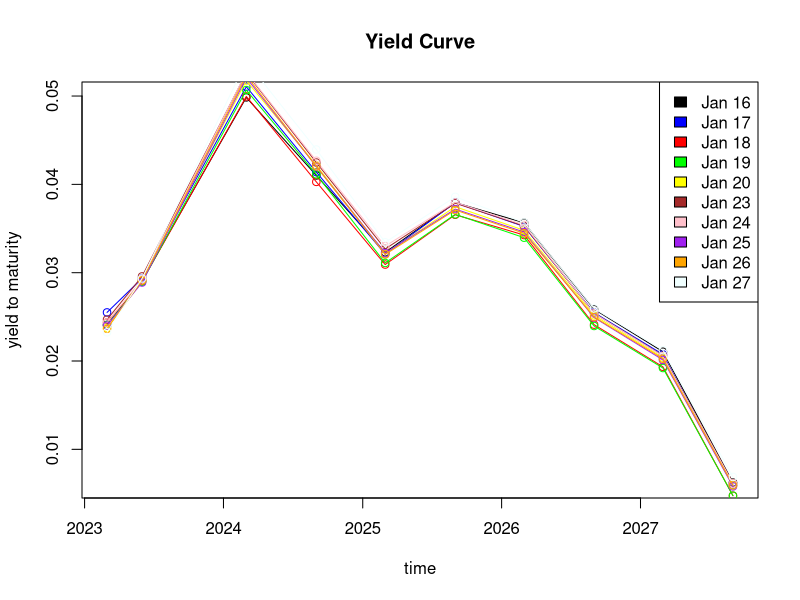
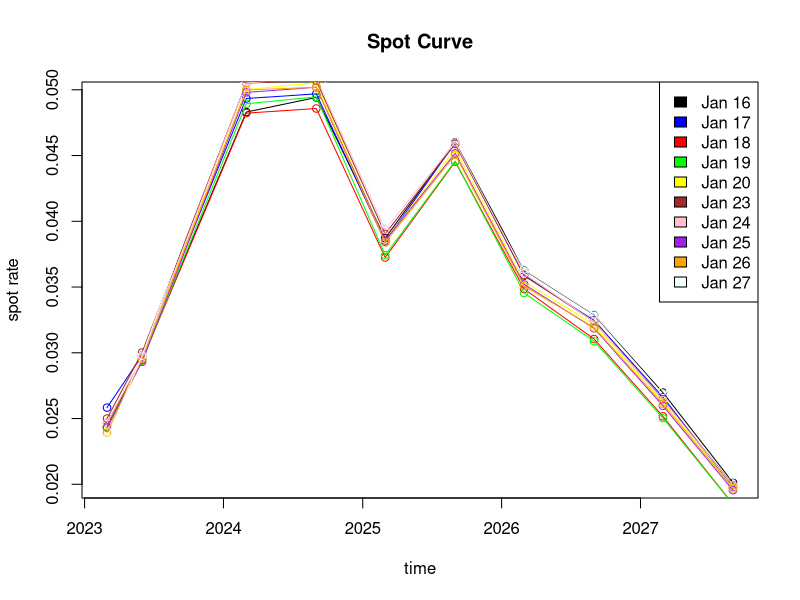
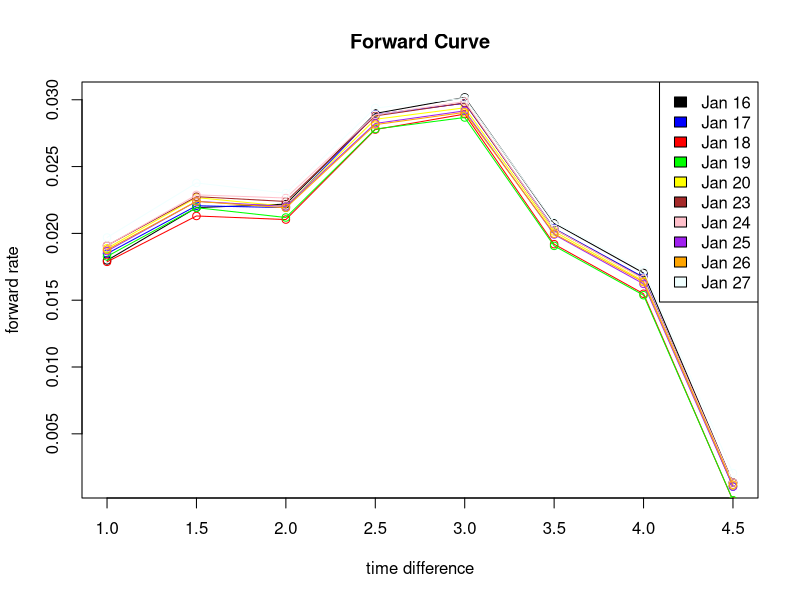
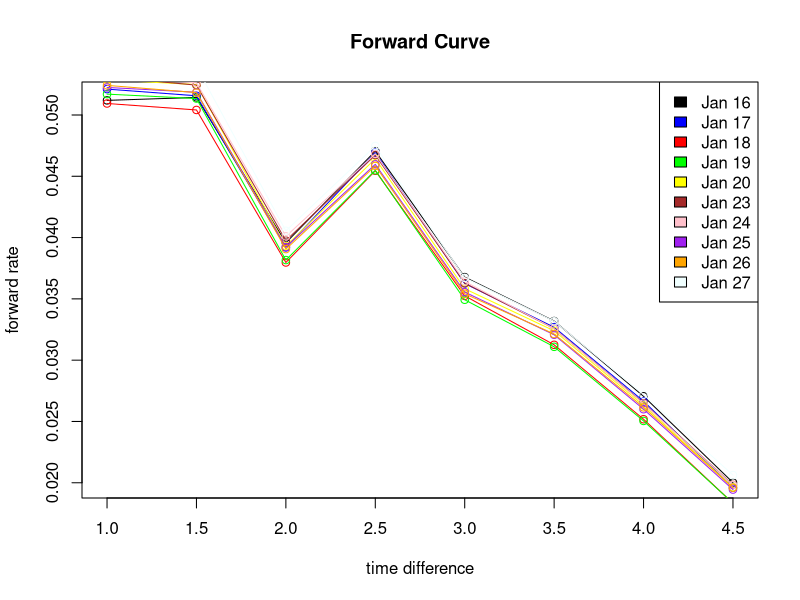

These figures' R source, in order:
## ---- chunk 1
library(tidyverse)
library(dplyr)
## ---- chunk 2
#calculate the yield curve
#we first calculate the dirty price by adding up the accrued interest and clean price
bonds <- read.csv("bonds_new.csv")
#bond_1 <- c(99.71,99.7,99.72,99.73,99.74,99.75,99.76,99.77,99.78,99.79)
bond_1 <- bonds[bonds$ISIN == 'CA135087H490',]
bond_2 <- bonds[bonds$ISIN == 'CA135087A610',]
bond_3 <- bonds[bonds$ISIN == 'CA135087J546',]
bond_4 <- bonds[bonds$ISIN == 'CA135087J967',]
bond_5 <- bonds[bonds$ISIN == 'CA135087K528',]
bond_6 <- bonds[bonds$ISIN == 'CA135087K940',]
bond_7 <- bonds[bonds$ISIN == 'CA135087L518',]
bond_8 <- bonds[bonds$ISIN == 'CA135087L930',]
bond_9 <- bonds[bonds$ISIN == 'CA135087M847',]
bond_10 <- bonds[bonds$ISIN == 'CA135087N837',]

coupon_rate_1 <- bond_1$coupon[1]/2
coupon_rate_2 <- bond_2$coupon[1]/2
coupon_rate_3 <- bond_3$coupon[1]/2
coupon_rate_4 <- bond_4$coupon[1]/2
coupon_rate_5 <- bond_5$coupon[1]/2
coupon_rate_6 <- bond_6$coupon[1]/2
coupon_rate_7 <- bond_7$coupon[1]/2
coupon_rate_8 <- bond_8$coupon[1]/2
coupon_rate_9 <- bond_9$coupon[1]/2
coupon_rate_10 <- bond_10$coupon[1]/2

Notional <-100

time_to_mature_1 <- as.numeric(as.Date(bond_1$maturity_data,"%m/%d/%Y")-as.Date(bond_1$date,"%m/%d/%Y"))/365
time_to_mature_2 <- as.numeric(as.Date(bond_2$maturity_data,"%m/%d/%Y")-as.Date(bond_2$date,"%m/%d/%Y"))/365
time_to_mature_3 <- as.numeric(as.Date(bond_3$maturity_data,"%m/%d/%Y")-as.Date(bond_3$date,"%m/%d/%Y"))/365
time_to_mature_4 <- as.numeric(as.Date(bond_4$maturity_data,"%m/%d/%Y")-as.Date(bond_4$date,"%m/%d/%Y"))/365
time_to_mature_5 <- as.numeric(as.Date(bond_5$maturity_data,"%m/%d/%Y")-as.Date(bond_5$date,"%m/%d/%Y"))/365
time_to_mature_6 <- as.numeric(as.Date(bond_6$maturity_data,"%m/%d/%Y")-as.Date(bond_6$date,"%m/%d/%Y"))/365
time_to_mature_7 <- as.numeric(as.Date(bond_7$maturity_data,"%m/%d/%Y")-as.Date(bond_7$date,"%m/%d/%Y"))/365
time_to_mature_8 <- as.numeric(as.Date(bond_8$maturity_data,"%m/%d/%Y")-as.Date(bond_8$date,"%m/%d/%Y"))/365
time_to_mature_9 <- as.numeric(as.Date(bond_9$maturity_data,"%m/%d/%Y")-as.Date(bond_9$date,"%m/%d/%Y"))/365
time_to_mature_10 <- as.numeric(as.Date(bond_10$maturity_data,"%m/%d/%Y")-as.Date(bond_10$date,"%m/%d/%Y"))/365



time_last_coupon_2 <- as.numeric(as.Date(bond_2$date,"%m/%d/%Y")-as.Date("2022-12-01"))/365
time_last_coupon_3 <- as.numeric(as.Date(bond_3$date,"%m/%d/%Y")-as.Date("2022-9-01"))/365
time_last_coupon_4 <- as.numeric(as.Date(bond_4$date,"%m/%d/%Y")-as.Date("2022-9-01"))/365
time_last_coupon_5 <- as.numeric(as.Date(bond_5$date,"%m/%d/%Y")-as.Date("2022-9-01"))/365
time_last_coupon_6 <- as.numeric(as.Date(bond_6$date,"%m/%d/%Y")-as.Date("2022-9-01"))/365
time_last_coupon_7 <- as.numeric(as.Date(bond_7$date,"%m/%d/%Y")-as.Date("2022-9-01"))/365
time_last_coupon_8 <- as.numeric(as.Date(bond_8$date,"%m/%d/%Y")-as.Date("2022-9-01"))/365
time_last_coupon_9 <- as.numeric(as.Date(bond_9$date,"%m/%d/%Y")-as.Date("2022-9-01"))/365
time_last_coupon_10 <- as.numeric(as.Date(bond_10$date,"%m/%d/%Y")-as.Date("2022-9-01"))/365

#accrued interest
ac_2 <- time_last_coupon_2*coupon_rate_2
ac_3 <- time_last_coupon_3*coupon_rate_3
ac_4 <- time_last_coupon_4*coupon_rate_4
ac_5 <- time_last_coupon_5*coupon_rate_5
ac_6 <- time_last_coupon_6*coupon_rate_6
ac_7 <- time_last_coupon_7*coupon_rate_7
ac_8 <- time_last_coupon_8*coupon_rate_8
ac_9 <- time_last_coupon_9*coupon_rate_9
ac_10 <- time_last_coupon_10*coupon_rate_10

#dirty price
dirty_price_2 <- ac_2+bond_2$close_price
dirty_price_3 <- ac_3+bond_3$close_price
dirty_price_4 <- ac_4+bond_4$close_price
dirty_price_5 <- ac_5+bond_5$close_price
dirty_price_6 <- ac_6+bond_6$close_price
dirty_price_7 <- ac_7+bond_7$close_price
dirty_price_8 <- ac_8+bond_8$close_price
dirty_price_9 <- ac_9+bond_9$close_price
dirty_price_10 <- ac_10+bond_10$close_price
## ---- chunk 3
#since the bond_1 matures within half a year, it is considered a zero coupon bond
ytm_1 <- -log(bond_1$close_price/Notional)/time_to_mature_1 #ytm of the first bond

#bond_2 matures within half a year, it is considered a zero coupon bond
ytm_2 <- -log(bond_2$close_price/Notional)/time_to_mature_2 #ytm of the first bond

#bond_3 matures between six months and one year
time_next_coupon <- as.numeric(as.Date("2023-3-01")-as.Date(bond_3$date,"%m/%d/%Y"))/365
p3_1 <- coupon_rate_3*Notional
p3_2 <- p3_1+Notional
r3_1 <- -log((p3_1)/Notional)/time_next_coupon
ytm_3 <- -log((dirty_price_3-p3_1*exp(-r3_1*time_next_coupon))/p3_2)/(time_next_coupon+1/2)

#bond_4 has two coupon payments before mature
p4_c <- coupon_rate_4*Notional
p4_end <- p4_c+Notional
r4_1 <- -log((p4_c)/Notional)/time_next_coupon
seg4_1 <- p4_c*exp(-r4_1*time_next_coupon)

r4_2 <- -log((p4_c)/Notional)/(time_next_coupon+1/2)
seg4_2 <- p4_c*exp(-r4_2*(time_next_coupon+1/2))

ytm_4 <- -log((dirty_price_4-seg4_1-seg4_2)/p4_end)/(time_next_coupon+1)

#bond_5 has 3 coupon payments before mature
p5_c <- coupon_rate_5*Notional
p5_end <- p5_c+Notional

r5_1 <- -log((p5_c)/Notional)/time_next_coupon
seg5_1 <- p5_c*exp(-r5_1*time_next_coupon)

r5_2 <- -log((p5_c)/Notional)/(time_next_coupon+1/2)
seg5_2 <- p5_c*exp(-r5_2*(time_next_coupon+1/2))

r5_3 <- -log((p5_c)/Notional)/(time_next_coupon+1)
seg5_3 <- p5_c*exp(-r5_3*(time_next_coupon+1))

ytm_5 <- -log((dirty_price_5-seg5_1-seg5_2-seg5_3)/p5_end)/(time_next_coupon+3/2)

#bond_6 has 4 coupon payments before maturity
p6_c <- coupon_rate_6*Notional
p6_end <- p6_c+Notional

r6_1 <- -log((p6_c)/Notional)/time_next_coupon
seg6_1 <- p6_c*exp(-r6_1*time_next_coupon)

r6_2 <- -log((p6_c)/Notional)/(time_next_coupon+1/2)
seg6_2 <- p6_c*exp(-r6_2*(time_next_coupon+1/2))

r6_3 <- -log((p6_c)/Notional)/(time_next_coupon+1)
seg6_3 <- p6_c*exp(-r6_3*(time_next_coupon+1))

r6_4 <- -log((p6_c)/Notional)/(time_next_coupon+3/2)
seg6_4 <- p6_c*exp(-r6_4*(time_next_coupon+3/2))

ytm_6 <- -log((dirty_price_6-seg6_1-seg6_2-seg6_3-seg6_4)/p6_end)/(time_next_coupon+2)

#bond_7 has 5 coupon payments before maturity
p7_c <- coupon_rate_7*Notional
p7_end <- p7_c+Notional

r7_1 <- -log((p7_c)/Notional)/time_next_coupon
seg7_1 <- p7_c*exp(-r7_1*time_next_coupon)

r7_2 <- -log((p7_c)/Notional)/(time_next_coupon+1/2)
seg7_2 <- p7_c*exp(-r7_2*(time_next_coupon+1/2))

r7_3 <- -log((p7_c)/Notional)/(time_next_coupon+1)
seg7_3 <- p7_c*exp(-r7_3*(time_next_coupon+1))

r7_4 <- -log((p7_c)/Notional)/(time_next_coupon+3/2)
seg7_4 <- p7_c*exp(-r7_4*(time_next_coupon+3/2))

r7_5 <- -log((p7_c)/Notional)/(time_next_coupon+2)
seg7_5 <- p7_c*exp(-r7_5*(time_next_coupon+2))

ytm_7 <- -log((dirty_price_7-seg7_1-seg7_2-seg7_3-seg7_4-seg7_5)/p7_end)/(time_next_coupon+5/2)

#bond_8 has 6 coupon payments before maturity
p8_c <- coupon_rate_8*Notional
p8_end <- p8_c+Notional

r8_1 <- -log((p8_c)/Notional)/time_next_coupon
seg8_1 <- p8_c*exp(-r8_1*time_next_coupon)

r8_2 <- -log((p8_c)/Notional)/(time_next_coupon+1/2)
seg8_2 <- p8_c*exp(-r8_2*(time_next_coupon+1/2))

r8_3 <- -log((p8_c)/Notional)/(time_next_coupon+1)
seg8_3 <- p8_c*exp(-r8_3*(time_next_coupon+1))

r8_4 <- -log((p8_c)/Notional)/(time_next_coupon+3/2)
seg8_4 <- p8_c*exp(-r8_4*(time_next_coupon+3/2))

r8_5 <- -log((p8_c)/Notional)/(time_next_coupon+2)
seg8_5 <- p8_c*exp(-r8_5*(time_next_coupon+2))

r8_6 <- -log((p8_c)/Notional)/(time_next_coupon+5/2)
seg8_6 <- p8_c*exp(-r8_6*(time_next_coupon+5/2))

ytm_8 <- -log((dirty_price_8-seg8_1-seg8_2-seg8_3-seg8_4-seg8_5-seg8_6)/p8_end)/(time_next_coupon+3)

#bond_9 has 7 coupon payments before maturity
p9_c <- coupon_rate_9*Notional
p9_end <- p9_c+Notional

r9_1 <- -log((p9_c)/Notional)/time_next_coupon
seg9_1 <- p9_c*exp(-r9_1*time_next_coupon)

r9_2 <- -log((p9_c)/Notional)/(time_next_coupon+1/2)
seg9_2 <- p9_c*exp(-r9_2*(time_next_coupon+1/2))

r9_3 <- -log((p9_c)/Notional)/(time_next_coupon+1)
seg9_3 <- p9_c*exp(-r9_3*(time_next_coupon+1))

r9_4 <- -log((p9_c)/Notional)/(time_next_coupon+3/2)
seg9_4 <- p9_c*exp(-r9_4*(time_next_coupon+3/2))

r9_5 <- -log((p9_c)/Notional)/(time_next_coupon+2)
seg9_5 <- p9_c*exp(-r9_5*(time_next_coupon+2))

r9_6 <- -log((p9_c)/Notional)/(time_next_coupon+5/2)
seg9_6 <- p9_c*exp(-r9_6*(time_next_coupon+5/2))

r9_7 <- -log((p9_c)/Notional)/(time_next_coupon+3)
seg9_7 <- p9_c*exp(-r9_7*(time_next_coupon+3))

ytm_9 <- -log((dirty_price_9-seg9_1-seg9_2-seg9_3-seg9_4-seg9_5-seg9_6-seg9_7)/p9_end)/(time_next_coupon+7/2)

#bond_10 has 8 coupon payments before maturity
p10_c <- coupon_rate_10*Notional
p10_end <- p10_c+Notional

r10_1 <- -log((p10_c)/Notional)/time_next_coupon
seg10_1 <- p10_c*exp(-r10_1*time_next_coupon)

r10_2 <- -log((p10_c)/Notional)/(time_next_coupon+1/2)
seg10_2 <- p10_c*exp(-r10_2*(time_next_coupon+1/2))

r10_3 <- -log((p10_c)/Notional)/(time_next_coupon+1)
seg10_3 <- p10_c*exp(-r10_3*(time_next_coupon+1))

r10_4 <- -log((p10_c)/Notional)/(time_next_coupon+3/2)
seg10_4 <- p10_c*exp(-r10_4*(time_next_coupon+3/2))

r10_5 <- -log((p10_c)/Notional)/(time_next_coupon+2)
seg10_5 <- p10_c*exp(-r10_5*(time_next_coupon+2))

r10_6 <- -log((p10_c)/Notional)/(time_next_coupon+5/2)
seg10_6 <- p10_c*exp(-r10_6*(time_next_coupon+5/2))

r10_7 <- -log((p10_c)/Notional)/(time_next_coupon+3)
seg10_7 <- p10_c*exp(-r10_7*(time_next_coupon+3))

r10_8 <- -log((p10_c)/Notional)/(time_next_coupon+7/2)
seg10_8 <- p10_c*exp(-r10_8*(time_next_coupon+7/2))

ytm_10 <- -log((dirty_price_10-seg10_1-seg10_2-seg10_3-seg10_4-seg10_5-seg10_6-seg10_7-seg10_8)/p10_end)/(time_next_coupon+4)


## ---- chunk 4
#plot the ytm w.r.t. date 
Jan_16 <- c(ytm_1[1],ytm_2[1],ytm_3[1],ytm_4[1],ytm_5[1],ytm_6[1],ytm_7[1],ytm_8[1],ytm_9[1],ytm_10[1])
Jan_17 <- c(ytm_1[2],ytm_2[2],ytm_3[2],ytm_4[2],ytm_5[2],ytm_6[2],ytm_7[2],ytm_8[2],ytm_9[2],ytm_10[2])
Jan_18 <- c(ytm_1[3],ytm_2[3],ytm_3[3],ytm_4[3],ytm_5[3],ytm_6[3],ytm_7[3],ytm_8[3],ytm_9[3],ytm_10[3])
Jan_19 <- c(ytm_1[4],ytm_2[4],ytm_3[4],ytm_4[4],ytm_5[4],ytm_6[4],ytm_7[4],ytm_8[4],ytm_9[4],ytm_10[4])
Jan_20 <- c(ytm_1[5],ytm_2[5],ytm_3[5],ytm_4[5],ytm_5[5],ytm_6[5],ytm_7[5],ytm_8[5],ytm_9[5],ytm_10[5])
Jan_23 <- c(ytm_1[6],ytm_2[6],ytm_3[6],ytm_4[6],ytm_5[6],ytm_6[6],ytm_7[6],ytm_8[6],ytm_9[6],ytm_10[6])
Jan_24 <- c(ytm_1[7],ytm_2[7],ytm_3[7],ytm_4[7],ytm_5[7],ytm_6[7],ytm_7[7],ytm_8[7],ytm_9[7],ytm_10[7])
Jan_25 <- c(ytm_1[8],ytm_2[8],ytm_3[8],ytm_4[8],ytm_5[8],ytm_6[8],ytm_7[8],ytm_8[8],ytm_9[8],ytm_10[8])
Jan_26 <- c(ytm_1[9],ytm_2[9],ytm_3[9],ytm_4[9],ytm_5[9],ytm_6[9],ytm_7[9],ytm_8[9],ytm_9[9],ytm_10[9])
Jan_27 <- c(ytm_1[10],ytm_2[10],ytm_3[10],ytm_4[10],ytm_5[10],ytm_6[10],ytm_7[10],ytm_8[10],ytm_9[10],ytm_10[10])

time <- c(as.Date("2023-3-1"),as.Date("2023-6-1"),as.Date("2024-3-1"),as.Date("2024-9-1"),as.Date("2025-3-1"),as.Date("2025-9-1"),as.Date("2026-3-1"),as.Date("2026-9-1"),as.Date("2027-3-1"),as.Date("2027-9-1"))

plot(x=time,y=Jan_16,type = "o",col="black",main="Yield Curve",xlab = "time",ylab = "yield to maturity")
lines(time, Jan_17, type = "o",col="blue")
lines(time, Jan_18, type = "o",col="red")
lines(time, Jan_19, type = "o",col="green")
lines(time, Jan_20, type = "o",col="yellow")
lines(time, Jan_23, type = "o",col="brown")
lines(time, Jan_24, type = "o",col="pink")
lines(time, Jan_25, type = "o",col="purple")
lines(time, Jan_26, type = "o",col="orange")
lines(time, Jan_27, type = "o",col="azure")

legend("topright",c("Jan 16","Jan 17","Jan 18","Jan 19","Jan 20","Jan 23","Jan 24","Jan 25","Jan 26","Jan 27"),fill=c("black","blue","red","green","yellow","brown","pink","purple","orange","azure"))
## ---- chunk 5
#spot rates
spot_1 <- (Notional/bond_1$close_price)^(1/time_to_mature_1)-1
spot_2 <- (Notional/bond_2$close_price)^(1/time_to_mature_2)-1

spot_seg3_1 <- (p3_1)/(1+spot_1)^(1/time_next_coupon)
spot_3 <- (Notional/(dirty_price_3-spot_seg3_1))^(1/(time_next_coupon+1/2))-1

spot_seg4_1 <- (p4_c)/(1+spot_1)^(1/time_next_coupon)
spot_seg4_2 <- (p4_c)/(1+spot_3)^(1/(time_next_coupon+1/2))
spot_4 <- (Notional/(dirty_price_4-spot_seg4_1-spot_seg4_2))^(1/(time_next_coupon+1))-1

spot_seg5_1 <- (p5_c)/(1+spot_1)^(1/time_next_coupon)
spot_seg5_2 <- (p5_c)/(1+spot_3)^(1/(time_next_coupon+1/2))
spot_seg5_3 <- (p5_c)/(1+spot_4)^(1/(time_next_coupon+1))
spot_5 <- (Notional/(dirty_price_5-spot_seg5_1-spot_seg5_2-spot_seg5_3))^(1/(time_next_coupon+3/2))-1

spot_seg6_1 <- (p6_c)/(1+spot_1)^(1/time_next_coupon)
spot_seg6_2 <- (p6_c)/(1+spot_3)^(1/(time_next_coupon+1/2))
spot_seg6_3 <- (p6_c)/(1+spot_4)^(1/(time_next_coupon+1))
spot_seg6_4 <- (p6_c)/(1+spot_5)^(1/(time_next_coupon+3/2))
spot_6 <- (Notional/(dirty_price_6-spot_seg6_1-spot_seg6_2-spot_seg6_3-spot_seg6_4))^(1/(time_next_coupon+2))-1

spot_seg7_1 <- (p7_c)/(1+spot_1)^(1/time_next_coupon)
spot_seg7_2 <- (p7_c)/(1+spot_3)^(1/(time_next_coupon+1/2))
spot_seg7_3 <- (p7_c)/(1+spot_4)^(1/(time_next_coupon+1))
spot_seg7_4 <- (p7_c)/(1+spot_5)^(1/(time_next_coupon+3/2))
spot_seg7_5 <- (p7_c)/(1+spot_6)^(1/(time_next_coupon+2))
spot_7 <- (Notional/(dirty_price_7-spot_seg7_1-spot_seg7_2-spot_seg7_3-spot_seg7_4-spot_seg7_5))^(1/(time_next_coupon+5/2))-1

spot_seg8_1 <- (p8_c)/(1+spot_1)^(1/time_next_coupon)
spot_seg8_2 <- (p8_c)/(1+spot_3)^(1/(time_next_coupon+1/2))
spot_seg8_3 <- (p8_c)/(1+spot_4)^(1/(time_next_coupon+1))
spot_seg8_4 <- (p8_c)/(1+spot_5)^(1/(time_next_coupon+3/2))
spot_seg8_5 <- (p8_c)/(1+spot_6)^(1/(time_next_coupon+2))
spot_seg8_6 <- (p8_c)/(1+spot_7)^(1/(time_next_coupon+5/2))
spot_8 <- (Notional/(dirty_price_8-spot_seg8_1-spot_seg8_2-spot_seg8_3-spot_seg8_4-spot_seg8_5))^(1/(time_next_coupon+3))-1

spot_seg9_1 <- (p9_c)/(1+spot_1)^(1/time_next_coupon)
spot_seg9_2 <- (p9_c)/(1+spot_3)^(1/(time_next_coupon+1/2))
spot_seg9_3 <- (p9_c)/(1+spot_4)^(1/(time_next_coupon+1))
spot_seg9_4 <- (p9_c)/(1+spot_5)^(1/(time_next_coupon+3/2))
spot_seg9_5 <- (p9_c)/(1+spot_6)^(1/(time_next_coupon+2))
spot_seg9_6 <- (p9_c)/(1+spot_7)^(1/(time_next_coupon+5/2))
spot_seg9_7 <- (p9_c)/(1+spot_8)^(1/(time_next_coupon+3))
spot_9 <- (Notional/(dirty_price_9-spot_seg9_1-spot_seg9_2-spot_seg9_3-spot_seg9_4-spot_seg9_5))^(1/(time_next_coupon+7/2))-1

spot_seg10_1 <- (p10_c)/(1+spot_1)^(1/time_next_coupon)
spot_seg10_2 <- (p10_c)/(1+spot_3)^(1/(time_next_coupon+1/2))
spot_seg10_3 <- (p10_c)/(1+spot_4)^(1/(time_next_coupon+1))
spot_seg10_4 <- (p10_c)/(1+spot_5)^(1/(time_next_coupon+3/2))
spot_seg10_5 <- (p10_c)/(1+spot_6)^(1/(time_next_coupon+2))
spot_seg10_6 <- (p10_c)/(1+spot_7)^(1/(time_next_coupon+5/2))
spot_seg10_7 <- (p10_c)/(1+spot_8)^(1/(time_next_coupon+3))
spot_seg10_8 <- (p10_c)/(1+spot_9)^(1/(time_next_coupon+7/2))
spot_10 <- (Notional/(dirty_price_10-spot_seg10_1-spot_seg10_2-spot_seg10_3-spot_seg10_4-spot_seg10_5))^(1/(time_next_coupon+4))-1
## ---- chunk 6
#plot the spot curve w.r.t date
spot_Jan_16 <- c(spot_1[1],spot_2[1],spot_3[1],spot_4[1],spot_5[1],spot_6[1],spot_7[1],spot_8[1],spot_9[1],spot_10[1])
spot_Jan_17 <- c(spot_1[2],spot_2[2],spot_3[2],spot_4[2],spot_5[2],spot_6[2],spot_7[2],spot_8[2],spot_9[2],spot_10[2])
spot_Jan_18 <- c(spot_1[3],spot_2[3],spot_3[3],spot_4[3],spot_5[3],spot_6[3],spot_7[3],spot_8[3],spot_9[3],spot_10[3])
spot_Jan_19 <- c(spot_1[4],spot_2[4],spot_3[4],spot_4[4],spot_5[4],spot_6[4],spot_7[4],spot_8[4],spot_9[4],spot_10[4])
spot_Jan_20 <- c(spot_1[5],spot_2[5],spot_3[5],spot_4[5],spot_5[5],spot_6[5],spot_7[5],spot_8[5],spot_9[5],spot_10[5])
spot_Jan_23 <- c(spot_1[6],spot_2[6],spot_3[6],spot_4[6],spot_5[6],spot_6[6],spot_7[6],spot_8[6],spot_9[6],spot_10[6])
spot_Jan_24 <- c(spot_1[7],spot_2[7],spot_3[7],spot_4[7],spot_5[7],spot_6[7],spot_7[7],spot_8[7],spot_9[7],spot_10[7])
spot_Jan_25 <- c(spot_1[8],spot_2[8],spot_3[8],spot_4[8],spot_5[8],spot_6[8],spot_7[8],spot_8[8],spot_9[8],spot_10[8])
spot_Jan_26 <- c(spot_1[9],spot_2[9],spot_3[9],spot_4[9],spot_5[9],spot_6[9],spot_7[9],spot_8[9],spot_9[9],spot_10[9])
spot_Jan_27 <- c(spot_1[10],spot_2[10],spot_3[10],spot_4[10],spot_5[10],spot_6[10],spot_7[10],spot_8[10],spot_9[10],spot_10[10])

plot(x=time,y=spot_Jan_16,type = "o",col="black",main="Spot Curve",xlab = "time",ylab = "spot rate")
lines(time, spot_Jan_17, type = "o",col="blue")
lines(time, spot_Jan_18, type = "o",col="red")
lines(time, spot_Jan_19, type = "o",col="green")
lines(time, spot_Jan_20, type = "o",col="yellow")
lines(time, spot_Jan_23, type = "o",col="brown")
lines(time, spot_Jan_24, type = "o",col="pink")
lines(time, spot_Jan_25, type = "o",col="purple")
lines(time, spot_Jan_26, type = "o",col="orange")
lines(time, spot_Jan_27, type = "o",col="azure")

legend("topright",c("Jan 16","Jan 17","Jan 18","Jan 19","Jan 20","Jan 23","Jan 24","Jan 25","Jan 26","Jan 27"),fill=c("black","blue","red","green","yellow","brown","pink","purple","orange","azure"))
## ---- chunk 7
#forward curve
forward_rate_1 <- -((log(dirty_price_3)-log(bond_1$close_price))/1)
forward_rate_2 <- -((log(dirty_price_4)-log(bond_1$close_price))/(3/2))
forward_rate_3 <- -((log(dirty_price_5)-log(bond_1$close_price))/2)
forward_rate_4 <- -((log(dirty_price_6)-log(bond_1$close_price))/(5/2))
forward_rate_5 <- -((log(dirty_price_7)-log(bond_1$close_price))/3)
forward_rate_6 <- -((log(dirty_price_8)-log(bond_1$close_price))/(7/2))
forward_rate_7 <- -((log(dirty_price_9)-log(bond_1$close_price))/4)
forward_rate_8 <- -((log(dirty_price_10)-log(bond_1$close_price))/(9/2))

#plot
for_Jan_16 <- c(forward_rate_1[1],forward_rate_2[1],forward_rate_3[1],forward_rate_4[1],forward_rate_5[1],forward_rate_6[1],forward_rate_7[1],forward_rate_8[1])
for_Jan_17 <- c(forward_rate_1[2],forward_rate_2[2],forward_rate_3[2],forward_rate_4[2],forward_rate_5[2],forward_rate_6[2],forward_rate_7[2],forward_rate_8[2])
for_Jan_18 <- c(forward_rate_1[3],forward_rate_2[3],forward_rate_3[3],forward_rate_4[3],forward_rate_5[3],forward_rate_6[3],forward_rate_7[3],forward_rate_8[3])
for_Jan_19 <- c(forward_rate_1[4],forward_rate_2[4],forward_rate_3[4],forward_rate_4[4],forward_rate_5[4],forward_rate_6[4],forward_rate_7[4],forward_rate_8[4])
for_Jan_20 <- c(forward_rate_1[5],forward_rate_2[5],forward_rate_3[5],forward_rate_4[5],forward_rate_5[5],forward_rate_6[5],forward_rate_7[5],forward_rate_8[5])
for_Jan_23 <- c(forward_rate_1[6],forward_rate_2[6],forward_rate_3[6],forward_rate_4[6],forward_rate_5[6],forward_rate_6[6],forward_rate_7[6],forward_rate_8[6])
for_Jan_24 <- c(forward_rate_1[7],forward_rate_2[7],forward_rate_3[7],forward_rate_4[7],forward_rate_5[7],forward_rate_6[7],forward_rate_7[7],forward_rate_8[7])
for_Jan_25 <- c(forward_rate_1[8],forward_rate_2[8],forward_rate_3[8],forward_rate_4[8],forward_rate_5[8],forward_rate_6[8],forward_rate_7[8],forward_rate_8[8])
for_Jan_26 <- c(forward_rate_1[9],forward_rate_2[9],forward_rate_3[9],forward_rate_4[9],forward_rate_5[9],forward_rate_6[9],forward_rate_7[9],forward_rate_8[9])
for_Jan_27 <- c(forward_rate_1[10],forward_rate_2[10],forward_rate_3[10],forward_rate_4[10],forward_rate_5[10],forward_rate_6[10],forward_rate_7[10],forward_rate_8[10])

forward_time <- c(1,1.5,2,2.5,3,3.5,4,4.5)

plot(x=forward_time,y=for_Jan_16,type = "o",col="black",main="Forward Curve",xlab = "time difference",ylab = "forward rate")
lines(forward_time, for_Jan_17, type = "o",col="blue")
lines(forward_time, for_Jan_18, type = "o",col="red")
lines(forward_time, for_Jan_19, type = "o",col="green")
lines(forward_time, for_Jan_20, type = "o",col="yellow")
lines(forward_time, for_Jan_23, type = "o",col="brown")
lines(forward_time, for_Jan_24, type = "o",col="pink")
lines(forward_time, for_Jan_25, type = "o",col="purple")
lines(forward_time, for_Jan_26, type = "o",col="orange")
lines(forward_time, for_Jan_27, type = "o",col="azure")

legend("topright",c("Jan 16","Jan 17","Jan 18","Jan 19","Jan 20","Jan 23","Jan 24","Jan 25","Jan 26","Jan 27"),fill=c("black","blue","red","green","yellow","brown","pink","purple","orange","azure"))
## ---- chunk 8
for_rate_1 <- (-spot_1*time_to_mature_1+spot_3*(time_to_mature_1+1))/1
for_rate_2 <- (-spot_1*time_to_mature_1+spot_4*(time_to_mature_1+3/2))/(3/2)
for_rate_3 <- (-spot_1*time_to_mature_1+spot_5*(time_to_mature_1+2))/2
for_rate_4 <- (-spot_1*time_to_mature_1+spot_6*(time_to_mature_1+5/2))/(5/2)
for_rate_5 <- (-spot_1*time_to_mature_1+spot_7*(time_to_mature_1+3))/3
for_rate_6 <- (-spot_1*time_to_mature_1+spot_8*(time_to_mature_1+7/2))/(7/2)
for_rate_7 <- (-spot_1*time_to_mature_1+spot_9*(time_to_mature_1+4))/4
for_rate_8 <- (-spot_1*time_to_mature_1+spot_10*(time_to_mature_1+9/2))/(9/2)

forr_Jan_16 <- c(for_rate_1[1],for_rate_2[1],for_rate_3[1],for_rate_4[1],for_rate_5[1],for_rate_6[1],for_rate_7[1],for_rate_8[1])
forr_Jan_17 <- c(for_rate_1[2],for_rate_2[2],for_rate_3[2],for_rate_4[2],for_rate_5[2],for_rate_6[2],for_rate_7[2],for_rate_8[2])
forr_Jan_18 <- c(for_rate_1[3],for_rate_2[3],for_rate_3[3],for_rate_4[3],for_rate_5[3],for_rate_6[3],for_rate_7[3],for_rate_8[3])
forr_Jan_19 <- c(for_rate_1[4],for_rate_2[4],for_rate_3[4],for_rate_4[4],for_rate_5[4],for_rate_6[4],for_rate_7[4],for_rate_8[4])
forr_Jan_20 <- c(for_rate_1[5],for_rate_2[5],for_rate_3[5],for_rate_4[5],for_rate_5[5],for_rate_6[5],for_rate_7[5],for_rate_8[5])
forr_Jan_23 <- c(for_rate_1[6],for_rate_2[6],for_rate_3[6],for_rate_4[6],for_rate_5[6],for_rate_6[6],for_rate_7[6],for_rate_8[6])
forr_Jan_24 <- c(for_rate_1[7],for_rate_2[7],for_rate_3[7],for_rate_4[7],for_rate_5[7],for_rate_6[7],for_rate_7[7],for_rate_8[7])
forr_Jan_25 <- c(for_rate_1[8],for_rate_2[8],for_rate_3[8],for_rate_4[8],for_rate_5[8],for_rate_6[8],for_rate_7[8],for_rate_8[8])
forr_Jan_26 <- c(for_rate_1[9],for_rate_2[9],for_rate_3[9],for_rate_4[9],for_rate_5[9],for_rate_6[9],for_rate_7[9],for_rate_8[9])
forr_Jan_27 <- c(for_rate_1[10],for_rate_2[10],for_rate_3[10],for_rate_4[10],for_rate_5[10],for_rate_6[10],for_rate_7[10],for_rate_8[10])

plot(x=forward_time,y=forr_Jan_16,type = "o",col="black",main="Forward Curve",xlab = "time difference",ylab = "forward rate")
lines(forward_time, forr_Jan_17, type = "o",col="blue")
lines(forward_time, forr_Jan_18, type = "o",col="red")
lines(forward_time, forr_Jan_19, type = "o",col="green")
lines(forward_time, forr_Jan_20, type = "o",col="yellow")
lines(forward_time, forr_Jan_23, type = "o",col="brown")
lines(forward_time, forr_Jan_24, type = "o",col="pink")
lines(forward_time, forr_Jan_25, type = "o",col="purple")
lines(forward_time, forr_Jan_26, type = "o",col="orange")
lines(forward_time, forr_Jan_27, type = "o",col="azure")

legend("topright",c("Jan 16","Jan 17","Jan 18","Jan 19","Jan 20","Jan 23","Jan 24","Jan 25","Jan 26","Jan 27"),fill=c("black","blue","red","green","yellow","brown","pink","purple","orange","azure"))
## ---- chunk 9
X_1 <-log(ytm_1[-c(1)]/ytm_1[-c(10)])
X_2 <-log(ytm_2[-c(1)]/ytm_1[-c(10)])
X_3 <-log(ytm_3[-c(1)]/ytm_1[-c(10)])
X_4 <-log(ytm_4[-c(1)]/ytm_1[-c(10)])
X_5 <-log(ytm_5[-c(1)]/ytm_1[-c(10)])
X <- cbind(X_1,X_2,X_3,X_4,X_5)
Cov_X <- cov(X)

Y_1 <- -log(forward_rate_1[-c(1)]/forward_rate_1[-c(10)])
Y_2 <- -log(forward_rate_2[-c(1)]/forward_rate_2[-c(10)])
Y_3 <- -log(forward_rate_3[-c(1)]/forward_rate_3[-c(10)])
Y_4 <- -log(forward_rate_4[-c(1)]/forward_rate_4[-c(10)])
Y_5 <- -log(forward_rate_5[-c(1)]/forward_rate_5[-c(10)])
Y <- cbind(Y_1,Y_2,Y_3,Y_4,Y_5)
Cov_Y <- cov(Y)
## ---- chunk 10
ev_X <- eigen(Cov_X)
ev_X$values
ev_X$vectors
ev_Y <- eigen(Cov_Y)
ev_Y$values
ev_Y$vectors
